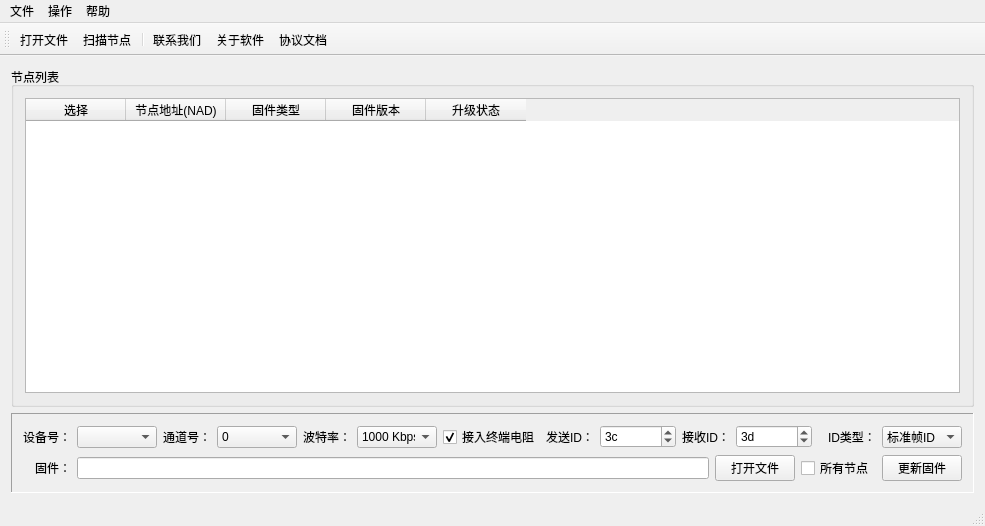
<?xml version="1.0" encoding="UTF-8"?>
<ui version="4.0">
 <class>MainWindow</class>
 <widget class="QMainWindow" name="MainWindow">
  <property name="geometry">
   <rect>
    <x>0</x>
    <y>0</y>
    <width>985</width>
    <height>526</height>
   </rect>
  </property>
  <property name="windowTitle">
   <string>USB2XXX USB2CAN Bootloader Pro</string>
  </property>
  <property name="windowIcon">
   <iconset resource="image.qrc">
    <normaloff>:/images/easyicon_net.png</normaloff>:/images/easyicon_net.png</iconset>
  </property>
  <widget class="QWidget" name="centralWidget">
   <layout class="QGridLayout" name="gridLayout_4">
    <item row="0" column="0">
     <layout class="QVBoxLayout" name="verticalLayout_2">
      <item>
       <layout class="QHBoxLayout" name="horizontalLayout_8">
        <item>
         <widget class="QGroupBox" name="groupBox">
          <property name="minimumSize">
           <size>
            <width>330</width>
            <height>0</height>
           </size>
          </property>
          <property name="title">
           <string>节点列表</string>
          </property>
          <layout class="QGridLayout" name="gridLayout">
           <item row="0" column="0">
            <widget class="QTableWidget" name="nodeListTableWidget">
             <column>
              <property name="text">
               <string>选择</string>
              </property>
             </column>
             <column>
              <property name="text">
               <string>节点地址(NAD)</string>
              </property>
             </column>
             <column>
              <property name="text">
               <string>固件类型</string>
              </property>
             </column>
             <column>
              <property name="text">
               <string>固件版本</string>
              </property>
             </column>
             <column>
              <property name="text">
               <string>升级状态</string>
              </property>
             </column>
            </widget>
           </item>
          </layout>
         </widget>
        </item>
       </layout>
      </item>
      <item>
       <widget class="QFrame" name="frame">
        <property name="frameShape">
         <enum>QFrame::Panel</enum>
        </property>
        <property name="frameShadow">
         <enum>QFrame::Sunken</enum>
        </property>
        <layout class="QGridLayout" name="gridLayout_3">
         <item row="0" column="0">
          <layout class="QVBoxLayout" name="verticalLayout">
           <item>
            <layout class="QHBoxLayout" name="horizontalLayout_6">
             <item>
              <layout class="QHBoxLayout" name="horizontalLayout">
               <item>
                <widget class="QLabel" name="label">
                 <property name="text">
                  <string>设备号：</string>
                 </property>
                </widget>
               </item>
               <item>
                <widget class="QComboBox" name="deviceHandleComboBox">
                 <property name="minimumSize">
                  <size>
                   <width>80</width>
                   <height>0</height>
                  </size>
                 </property>
                </widget>
               </item>
              </layout>
             </item>
             <item>
              <layout class="QHBoxLayout" name="horizontalLayout_2">
               <item>
                <widget class="QLabel" name="label_2">
                 <property name="minimumSize">
                  <size>
                   <width>48</width>
                   <height>0</height>
                  </size>
                 </property>
                 <property name="text">
                  <string>通道号：</string>
                 </property>
                 <property name="alignment">
                  <set>Qt::AlignRight|Qt::AlignTrailing|Qt::AlignVCenter</set>
                 </property>
                </widget>
               </item>
               <item>
                <widget class="QComboBox" name="channelIndexComboBox">
                 <property name="minimumSize">
                  <size>
                   <width>80</width>
                   <height>0</height>
                  </size>
                 </property>
                 <item>
                  <property name="text">
                   <string>0</string>
                  </property>
                 </item>
                 <item>
                  <property name="text">
                   <string>1</string>
                  </property>
                 </item>
                </widget>
               </item>
              </layout>
             </item>
             <item>
              <layout class="QHBoxLayout" name="horizontalLayout_9">
               <item>
                <layout class="QHBoxLayout" name="horizontalLayout_3">
                 <item>
                  <widget class="QLabel" name="label_3">
                   <property name="text">
                    <string>波特率：</string>
                   </property>
                  </widget>
                 </item>
                 <item>
                  <widget class="QComboBox" name="baudRateComboBox">
                   <property name="minimumSize">
                    <size>
                     <width>80</width>
                     <height>0</height>
                    </size>
                   </property>
                   <item>
                    <property name="text">
                     <string>1000 Kbps</string>
                    </property>
                   </item>
                   <item>
                    <property name="text">
                     <string>800 Kbps</string>
                    </property>
                   </item>
                   <item>
                    <property name="text">
                     <string>500 Kbps</string>
                    </property>
                   </item>
                   <item>
                    <property name="text">
                     <string>300 Kbps</string>
                    </property>
                   </item>
                   <item>
                    <property name="text">
                     <string>400 Kbps</string>
                    </property>
                   </item>
                   <item>
                    <property name="text">
                     <string>250 Kbps</string>
                    </property>
                   </item>
                   <item>
                    <property name="text">
                     <string>200 Kbps</string>
                    </property>
                   </item>
                   <item>
                    <property name="text">
                     <string>150 Kbps</string>
                    </property>
                   </item>
                   <item>
                    <property name="text">
                     <string>125 Kbps</string>
                    </property>
                   </item>
                   <item>
                    <property name="text">
                     <string>100 Kbps</string>
                    </property>
                   </item>
                   <item>
                    <property name="text">
                     <string>75 Kbps</string>
                    </property>
                   </item>
                   <item>
                    <property name="text">
                     <string>50 Kbps</string>
                    </property>
                   </item>
                   <item>
                    <property name="text">
                     <string>20 Kbps</string>
                    </property>
                   </item>
                  </widget>
                 </item>
                </layout>
               </item>
               <item>
                <widget class="QCheckBox" name="checkBoxEnResistor">
                 <property name="text">
                  <string>接入终端电阻</string>
                 </property>
                 <property name="checked">
                  <bool>true</bool>
                 </property>
                </widget>
               </item>
               <item>
                <widget class="QLabel" name="label_4">
                 <property name="text">
                  <string>发送ID：</string>
                 </property>
                </widget>
               </item>
               <item>
                <widget class="QSpinBox" name="spinBoxSendID">
                 <property name="minimumSize">
                  <size>
                   <width>76</width>
                   <height>0</height>
                  </size>
                 </property>
                 <property name="maximum">
                  <number>2047</number>
                 </property>
                 <property name="value">
                  <number>60</number>
                 </property>
                 <property name="displayIntegerBase">
                  <number>16</number>
                 </property>
                </widget>
               </item>
               <item>
                <widget class="QLabel" name="label_6">
                 <property name="text">
                  <string>接收ID：</string>
                 </property>
                </widget>
               </item>
               <item>
                <widget class="QSpinBox" name="spinBoxReceiveID">
                 <property name="minimumSize">
                  <size>
                   <width>76</width>
                   <height>0</height>
                  </size>
                 </property>
                 <property name="maximum">
                  <number>2047</number>
                 </property>
                 <property name="value">
                  <number>61</number>
                 </property>
                 <property name="displayIntegerBase">
                  <number>16</number>
                 </property>
                </widget>
               </item>
               <item>
                <spacer name="horizontalSpacer">
                 <property name="orientation">
                  <enum>Qt::Horizontal</enum>
                 </property>
                 <property name="sizeHint" stdset="0">
                  <size>
                   <width>40</width>
                   <height>20</height>
                  </size>
                 </property>
                </spacer>
               </item>
               <item>
                <widget class="QLabel" name="label_7">
                 <property name="text">
                  <string>ID类型：</string>
                 </property>
                </widget>
               </item>
               <item>
                <widget class="QComboBox" name="comboBoxIDType">
                 <property name="minimumSize">
                  <size>
                   <width>80</width>
                   <height>0</height>
                  </size>
                 </property>
                 <item>
                  <property name="text">
                   <string>标准帧ID</string>
                  </property>
                 </item>
                 <item>
                  <property name="text">
                   <string>扩展帧ID</string>
                  </property>
                 </item>
                </widget>
               </item>
              </layout>
             </item>
            </layout>
           </item>
           <item>
            <layout class="QHBoxLayout" name="horizontalLayout_7">
             <item>
              <layout class="QHBoxLayout" name="horizontalLayout_5">
               <item>
                <widget class="QLabel" name="label_5">
                 <property name="minimumSize">
                  <size>
                   <width>48</width>
                   <height>0</height>
                  </size>
                 </property>
                 <property name="text">
                  <string>固件：</string>
                 </property>
                 <property name="alignment">
                  <set>Qt::AlignRight|Qt::AlignTrailing|Qt::AlignVCenter</set>
                 </property>
                </widget>
               </item>
               <item>
                <widget class="QLineEdit" name="firmwareLineEdit"/>
               </item>
               <item>
                <widget class="QPushButton" name="openFirmwareFilePushButton">
                 <property name="minimumSize">
                  <size>
                   <width>80</width>
                   <height>0</height>
                  </size>
                 </property>
                 <property name="text">
                  <string>打开文件</string>
                 </property>
                </widget>
               </item>
               <item>
                <widget class="QCheckBox" name="allNodeCheckBox">
                 <property name="minimumSize">
                  <size>
                   <width>75</width>
                   <height>0</height>
                  </size>
                 </property>
                 <property name="text">
                  <string>所有节点</string>
                 </property>
                </widget>
               </item>
              </layout>
             </item>
             <item>
              <widget class="QPushButton" name="updateFirmwarePushButton">
               <property name="minimumSize">
                <size>
                 <width>80</width>
                 <height>0</height>
                </size>
               </property>
               <property name="text">
                <string>更新固件</string>
               </property>
              </widget>
             </item>
            </layout>
           </item>
          </layout>
         </item>
        </layout>
       </widget>
      </item>
     </layout>
    </item>
   </layout>
  </widget>
  <widget class="QMenuBar" name="menuBar">
   <property name="geometry">
    <rect>
     <x>0</x>
     <y>0</y>
     <width>985</width>
     <height>23</height>
    </rect>
   </property>
   <widget class="QMenu" name="menu">
    <property name="title">
     <string>文件</string>
    </property>
    <addaction name="openFirmwareFileAction"/>
    <addaction name="exitAction"/>
   </widget>
   <widget class="QMenu" name="menu_2">
    <property name="title">
     <string>操作</string>
    </property>
    <addaction name="scanNodeAction"/>
    <addaction name="actionAddNode"/>
    <addaction name="actionScanDevice"/>
   </widget>
   <widget class="QMenu" name="menu_3">
    <property name="title">
     <string>帮助</string>
    </property>
    <addaction name="contactUsAction"/>
    <addaction name="aboutAction"/>
    <addaction name="actionDocument"/>
   </widget>
   <addaction name="menu"/>
   <addaction name="menu_2"/>
   <addaction name="menu_3"/>
  </widget>
  <widget class="QToolBar" name="mainToolBar">
   <attribute name="toolBarArea">
    <enum>TopToolBarArea</enum>
   </attribute>
   <attribute name="toolBarBreak">
    <bool>false</bool>
   </attribute>
   <addaction name="openFirmwareFileAction"/>
   <addaction name="scanNodeAction"/>
   <addaction name="separator"/>
   <addaction name="contactUsAction"/>
   <addaction name="aboutAction"/>
   <addaction name="actionDocument"/>
  </widget>
  <widget class="QStatusBar" name="statusBar"/>
  <action name="exitAction">
   <property name="icon">
    <iconset resource="image.qrc">
     <normaloff>:/images/gif_48_026.gif</normaloff>:/images/gif_48_026.gif</iconset>
   </property>
   <property name="text">
    <string>退出</string>
   </property>
  </action>
  <action name="scanNodeAction">
   <property name="icon">
    <iconset resource="image.qrc">
     <normaloff>:/images/gif_48_086.gif</normaloff>:/images/gif_48_086.gif</iconset>
   </property>
   <property name="text">
    <string>扫描节点</string>
   </property>
  </action>
  <action name="contactUsAction">
   <property name="icon">
    <iconset resource="image.qrc">
     <normaloff>:/images/gif_48_079.gif</normaloff>:/images/gif_48_079.gif</iconset>
   </property>
   <property name="text">
    <string>联系我们</string>
   </property>
  </action>
  <action name="aboutAction">
   <property name="icon">
    <iconset resource="image.qrc">
     <normaloff>:/images/gif_48_052.gif</normaloff>:/images/gif_48_052.gif</iconset>
   </property>
   <property name="text">
    <string>关于软件</string>
   </property>
  </action>
  <action name="openFirmwareFileAction">
   <property name="icon">
    <iconset resource="image.qrc">
     <normaloff>:/images/gif_48_045.gif</normaloff>:/images/gif_48_045.gif</iconset>
   </property>
   <property name="text">
    <string>打开文件</string>
   </property>
  </action>
  <action name="actionAddNode">
   <property name="icon">
    <iconset resource="image.qrc">
     <normaloff>:/images/gif_48_002.gif</normaloff>:/images/gif_48_002.gif</iconset>
   </property>
   <property name="text">
    <string>添加节点</string>
   </property>
  </action>
  <action name="actionScanDevice">
   <property name="icon">
    <iconset resource="image.qrc">
     <normaloff>:/images/gif_48_091.gif</normaloff>:/images/gif_48_091.gif</iconset>
   </property>
   <property name="text">
    <string>扫描设备</string>
   </property>
  </action>
  <action name="actionDocument">
   <property name="icon">
    <iconset resource="image.qrc">
     <normaloff>:/images/gif_48_003.gif</normaloff>:/images/gif_48_003.gif</iconset>
   </property>
   <property name="text">
    <string>协议文档</string>
   </property>
  </action>
 </widget>
 <layoutdefault spacing="6" margin="11"/>
 <resources>
  <include location="image.qrc"/>
 </resources>
 <connections/>
</ui>
